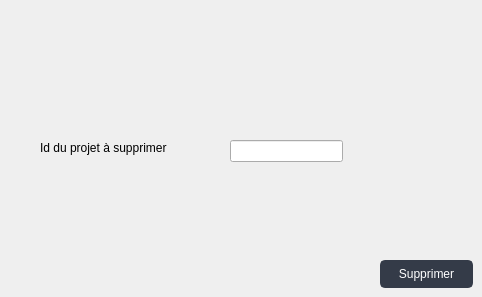
                    <widget class="QWidget" name="tab_17">
                     <attribute name="title">
                      <string>supprimer</string>
                     </attribute>
                     <widget class="QLabel" name="label_52">
                      <property name="geometry">
                       <rect>
                        <x>40</x>
                        <y>140</y>
                        <width>171</width>
                        <height>16</height>
                       </rect>
                      </property>
                      <property name="text">
                       <string>Id du projet à supprimer</string>
                      </property>
                     </widget>
                     <widget class="QPushButton" name="btn_supprimer_p">
                      <property name="geometry">
                       <rect>
                        <x>380</x>
                        <y>260</y>
                        <width>93</width>
                        <height>28</height>
                       </rect>
                      </property>
                      <property name="styleSheet">
                       <string notr="true">QPushButton {
	color: rgb(255, 255, 255);
	border: 2px solid rgb(52, 59, 72);
	font: 9pt &quot;Segoe UI&quot;;
	border-radius: 5px;	
	background-color: rgb(52, 59, 72);
}
QPushButton:hover {
	background-color: rgb(57, 65, 80);
	border: 2px solid rgb(61, 70, 86);
	

	background-position: right center;
    background-repeat: no-repeat;
}
QPushButton:pressed {	
	background-color: rgb(35, 40, 49);
	border: 2px solid rgb(43, 50, 61);
}</string>
                      </property>
                      <property name="text">
                       <string>Supprimer</string>
                      </property>
                     </widget>
                     <widget class="QLineEdit" name="id_a_supprimer_p">
                      <property name="geometry">
                       <rect>
                        <x>230</x>
                        <y>140</y>
                        <width>113</width>
                        <height>22</height>
                       </rect>
                      </property>
                     </widget>
                    </widget>
